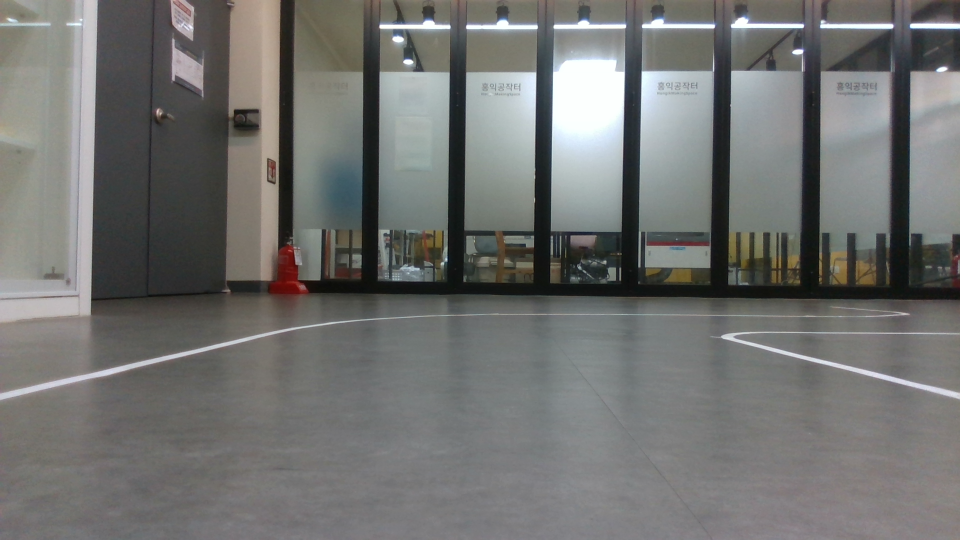
#> input picture opencv/line/line_images/img1.png, 1920 x 1080 px (shown at 1/2 size); its folder holds only this picture in this run
$ python -i sky_view_maxval.py   (imports and definitions only)   (older library calls are emulated)
#> lines starting #> are read from the running program, lines starting #| are printed output that depends on the picture; after the words box and inside, x2 and y2 are one past the last pixel; in counts of white or black regions, pixels touching at a corner belong together
#> further down, picture is the input picture: shape (1080, 1920, 3); mean B, G, R 112.5, 114.3, 113.6
import cv2
import numpy as np
import pyrealsense2 as rs
import math
import matplotlib.pyplot as plt


################### const parameter init ####################
img_size_x = 1920
img_size_y = 1080

thresh_value = 120
thresh_max = 160
thresh_min = 50
thresh_weight = 1

HFOV = 69   #degree
VFOV = 42
DFOV = 77
focal_length = 1.93 #mm
pixel_size_color = 0.0014 #mm
pixel_size_depth = 0.003 #mm

x_d_value = ( img_size_x / 2 ) / math.tan(HFOV/2/180 * np.pi)
y_d_value = ( img_size_y / 2 ) / math.tan(VFOV/2/180 * np.pi)

color_format = rs.format.bgr8
depth_format = rs.format.z16


#################  find good parameters ###################

W_H_ratio = 0.65
warped_remain_ratio = 0.4
height_ratio = 2 # i used 1~4

###########################################################
################# setting parameter init ##################

camera_height = 115 #mm


###########################################################
##################### depth setting  ######################


# [1 line that did not run here, left out]
# [1 line that did not run here, left out]
# [1 line that did not run here, left out]
# [1 line that did not run here, left out]

# [1 line not run here, left out]

# [1 line that did not run here, left out]

# [1 line that did not run here, left out]
# [1 line that did not run here, left out]
## [ x,  y,  ppx,  ppy,  fx,  fy]
# [1 line that did not run here, left out]
# [1 line not run here, left out]

###########################################################
################### pyramid calculate  ####################
# [1 line that did not run here, left out]
# [1 line that did not run here, left out]
d_dist = camera_height / math.tan(VFOV/2 /180 * np.pi)
# [1 line that did not run here, left out]

slant_height_L = math.sqrt(d_dist **2 + camera_height **2)
# h_H = (D_dist * focal_length / ((img_size_y - color_intrinsics['fy'])/img_size_y * 1080 * pixel_size_color))
# [1 line that did not run here, left out]
# [1 line that did not run here, left out]
# [1 line that did not run here, left out]

# [1 line that did not run here, left out]

# [3 lines not run here, left out]

###########################################################

def pre_treatment_img(origin_img) :
    global thresh_value, thresh_max, thresh_min, thresh_weight

    ### color match
    hsv_color = cv2.cvtColor(origin_img, cv2.COLOR_BGR2HSV)
#> hsv_color: shape (1080, 1920, 3); mean H, S, V 67.5, 19.4, 117.1
    hsv_lower = np.array([80,40,40])
    hsv_upper = np.array([100,230,230])

    hsv_mask = cv2.inRange(hsv_color, hsv_lower, hsv_upper)
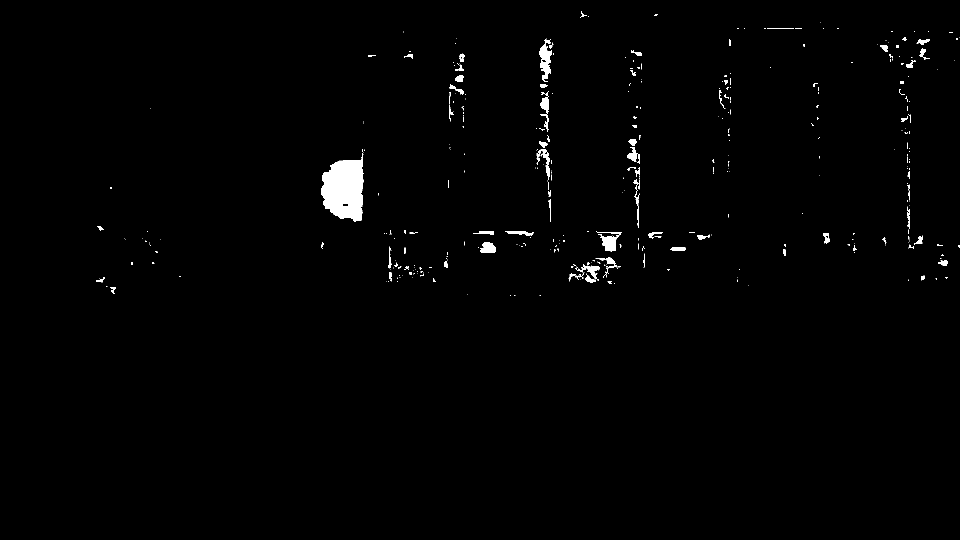
#> hsv_mask: shape (1080, 1920) (shown at 1/2 size); 0.98% white; 496 white regions (395 under 20 px), largest, box (x1, y1, x2, y2) and area: (642, 306, 728, 443) 8342, (1078, 88, 1104, 164) 1035, (1194, 464, 1244, 503) 906

    hsv_filterd = cv2.bitwise_and(hsv_color, hsv_color, mask=hsv_mask)
#> hsv_filterd: shape (1080, 1920, 3); mean H, S, V 0.9, 0.6, 0.8
    color_filterd = cv2.cvtColor(hsv_filterd, cv2.COLOR_HSV2BGR)
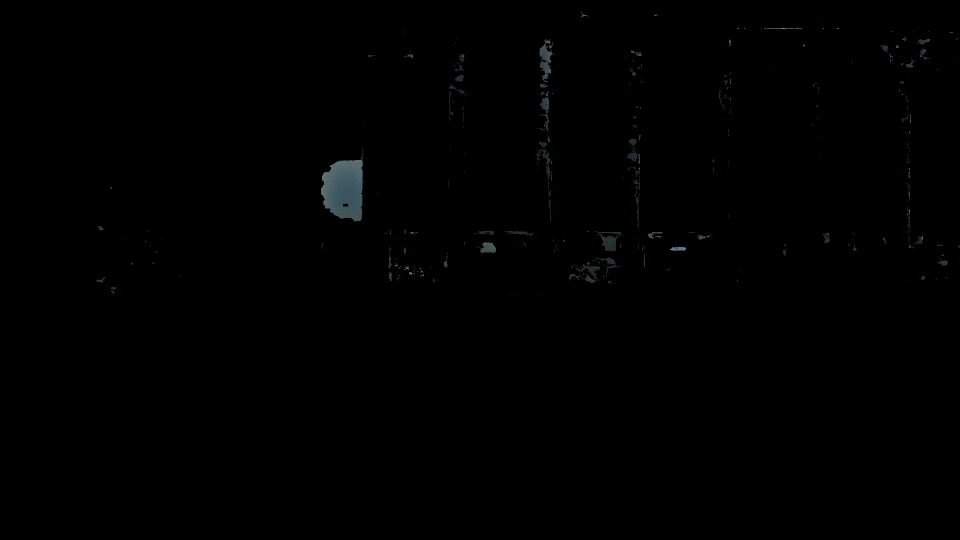
#> color_filterd: shape (1080, 1920, 3) (shown at 1/2 size); mean B, G, R 0.8, 0.7, 0.6
    # cv2.imshow("filterd",color_filterd)

    ### hsv or histogram
    ###

    gray = cv2.cvtColor(color_filterd, cv2.COLOR_BGR2GRAY)
    gray = cv2.GaussianBlur(gray, (0,0),1)

    Y, X = gray.shape
#> Y = 1080; X = 1920


    ###low light improvement
    Flatten_gray = np.array(gray).flatten()
    mean = np.mean(Flatten_gray)
#> mean = 0.675
    # print(mean)
    if mean >= 150 :
        gray = np.clip(gray - 30., 0, 255).astype(np.uint8)
    elif mean >= 100 :
        gray = gray
    elif mean >= 75 :
        gray = np.clip(gray + 15., 0, 255).astype(np.uint8)
    elif mean >= 45 :
        gray = cv2.medianBlur(gray,3)
        gray = np.clip(gray + 35., 0, 255).astype(np.uint8)
    else :
        gray = cv2.medianBlur(gray,5)
        gray = np.clip(gray + 60., 0, 255).astype(np.uint8)
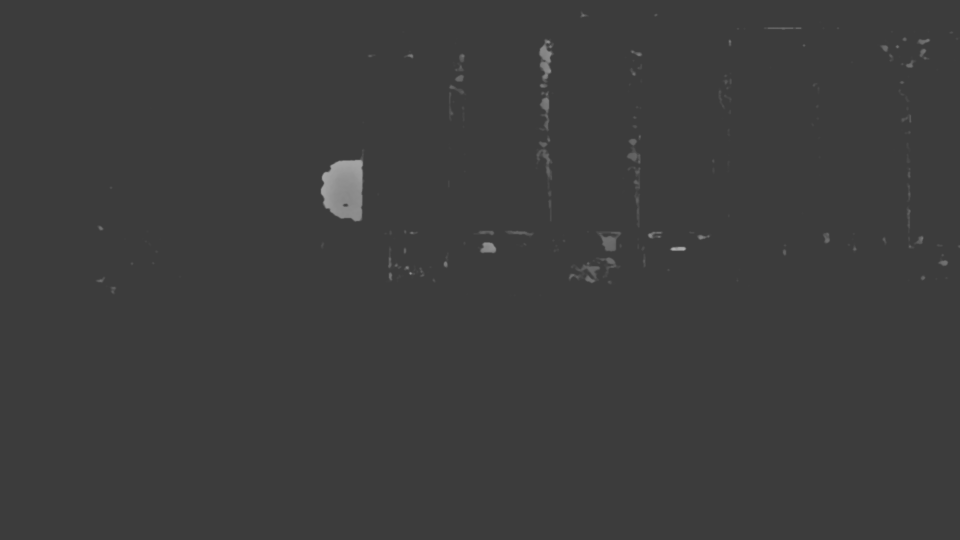
#> gray: shape (1080, 1920) (shown at 1/2 size); min 60, max 174, mean 60.6

    ### end   ###
    ### slice ###
    sliced_img = gray[int(Y*0.7):int(Y*0.9),int(X*0.1):int(X*0.9)]
#> sliced_img: shape (216, 1536); every value is 60


    _, thresh = cv2. threshold(sliced_img, thresh_value, 255, cv2.THRESH_BINARY)
#> thresh: shape (216, 1536); every value is 0
    # athresh = cv2.adaptiveThreshold(gray, 255, cv2.ADAPTIVE_THRESH_MEAN_C, cv2.THRESH_BINARY, 11, 2)
    # result = np.hstack((gray,thresh, athresh))


    ### canny
    canny_img = cv2.Canny(sliced_img, 200, 360)

    ###hough
    l_lines = cv2.HoughLinesP(canny_img, 1, np.pi/360, 50, None, 50, 5)
#> l_lines = None
    # l_lines = cv2.HoughLines(canny_img, 1, np.pi/180, 25)
    if l_lines is not None :
        print(len(l_lines))
        for line in l_lines :
            x1, y1, x2, y2 = line[0]
            cv2.line(origin_img, (x1 + int(X*0.1),y1 + int(Y*0.7)), (x2 + int(X*0.1),y2 + int(Y*0.7)), (0,255,0), 3)

            # [13 lines of commented-out code are left out]

    return thresh, origin_img


# [117 lines left out: functions warp, warp_inv, color_detection, abs_sobel_thresh, mag_thresh, dir_threshold and 3 more, not called in this run]


################################### histogram
# [1 line not run here, left out]
fig, ax = plt.subplots()

# [250 lines left out: functions get_histogram, color_filter, find_lines, measure_curvature, main, not called in this run]

# [2 lines not run here, left out]

>>> import cv2
>>> picture = cv2.imread('../line_images/img1.png')
>>> result = pre_treatment_img(picture)

$ run again, on opencv/line/line_images/img10.png
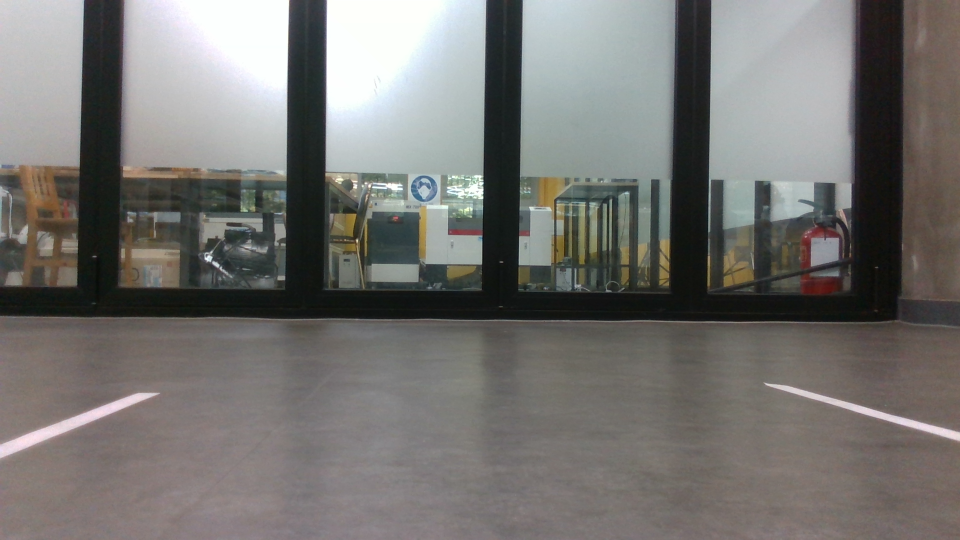
#> input picture opencv/line/line_images/img10.png, 1920 x 1080 px (shown at 1/2 size)
#> picture is the input picture: shape (1080, 1920, 3); mean B, G, R 112.9, 115.6, 117.3
#> hsv_color: shape (1080, 1920, 3); mean H, S, V 56.4, 28.1, 120.6
#> in pre_treatment_img, `hsv_mask = cv2.inRange(hsv_color, hsv_lower, hsv_upper)`:
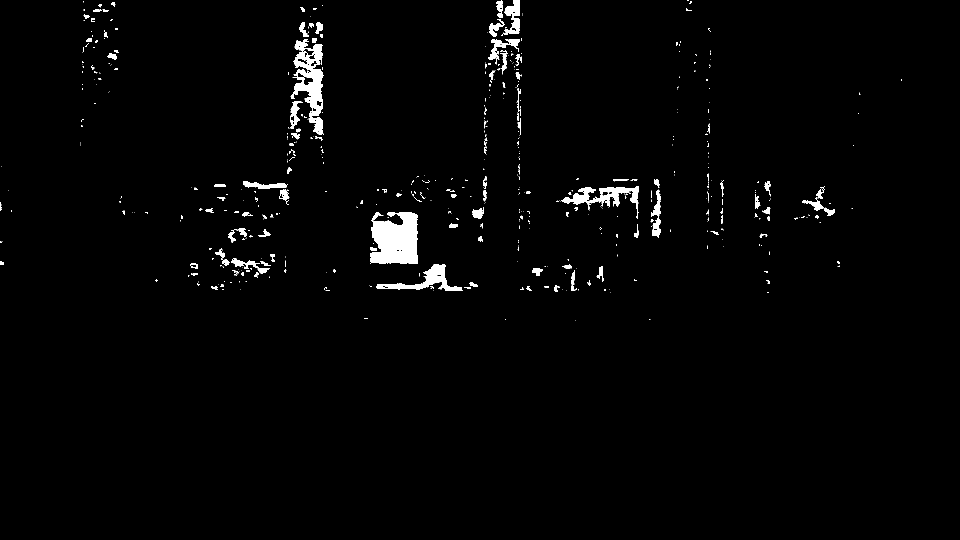
#> hsv_mask: shape (1080, 1920) (shown at 1/2 size); 1.7% white; 682 white regions (552 under 20 px), largest, box (x1, y1, x2, y2) and area: (740, 424, 836, 528) 7861, (581, 78, 648, 269) 5432, (1121, 372, 1278, 438) 2846
#> hsv_filterd: shape (1080, 1920, 3); mean H, S, V 1.5, 0.9, 1.1
#> mean = 0.995
#> in pre_treatment_img, `gray = np.clip(gray + 60., 0, 255).astype(np.uint8)`:
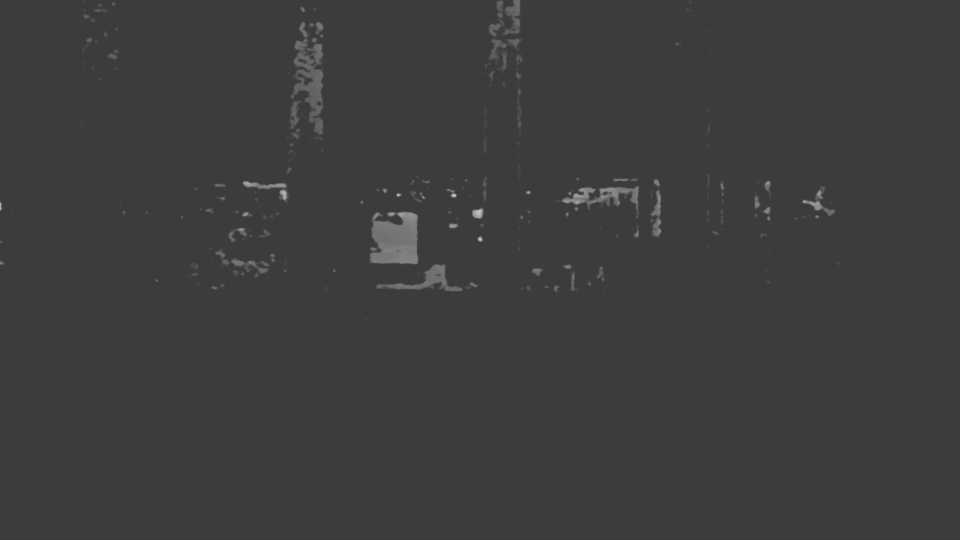
#> gray: shape (1080, 1920) (shown at 1/2 size); min 60, max 207, mean 60.9
#> sliced_img: shape (216, 1536); every value is 60
#> thresh: shape (216, 1536); every value is 0
#> l_lines = None

$ run again, on opencv/line/line_images/img11.png
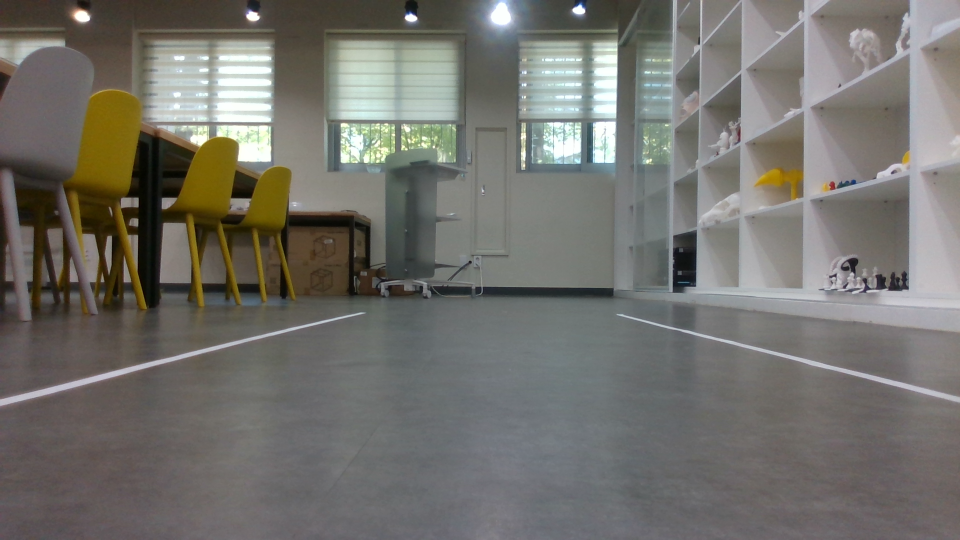
#> input picture opencv/line/line_images/img11.png, 1920 x 1080 px (shown at 1/2 size)
#> picture is the input picture: shape (1080, 1920, 3); mean B, G, R 108.3, 113.7, 115.2
#> hsv_color: shape (1080, 1920, 3); mean H, S, V 63.6, 33.4, 118.5
#> in pre_treatment_img, `hsv_mask = cv2.inRange(hsv_color, hsv_lower, hsv_upper)`:
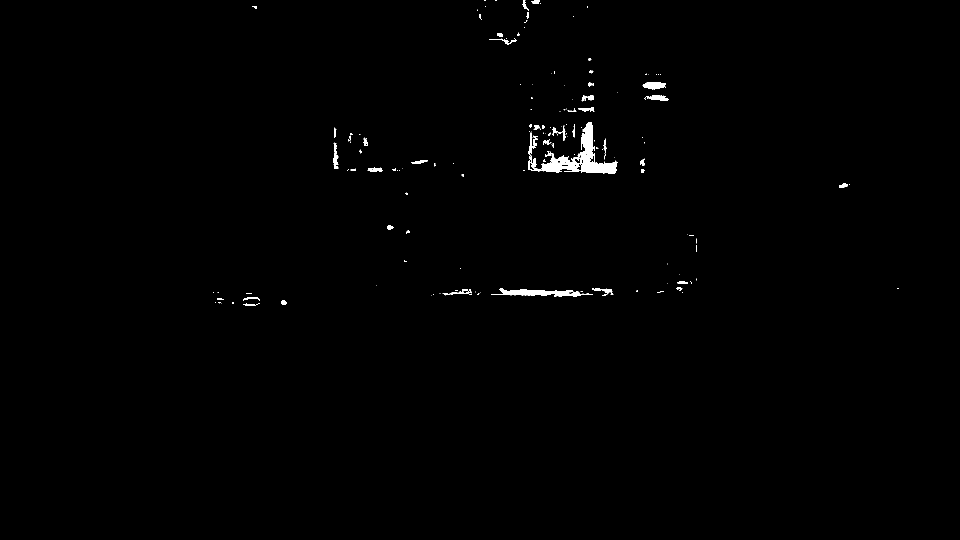
#> hsv_mask: shape (1080, 1920) (shown at 1/2 size); 0.57% white; 205 white regions (153 under 20 px), largest, box (x1, y1, x2, y2) and area: (1056, 245, 1236, 348) 5237, (982, 576, 1186, 593) 1573, (1286, 165, 1332, 179) 495
#> hsv_filterd: shape (1080, 1920, 3); mean H, S, V 0.5, 0.3, 0.7
#> mean = 0.62
#> in pre_treatment_img, `gray = np.clip(gray + 60., 0, 255).astype(np.uint8)`:
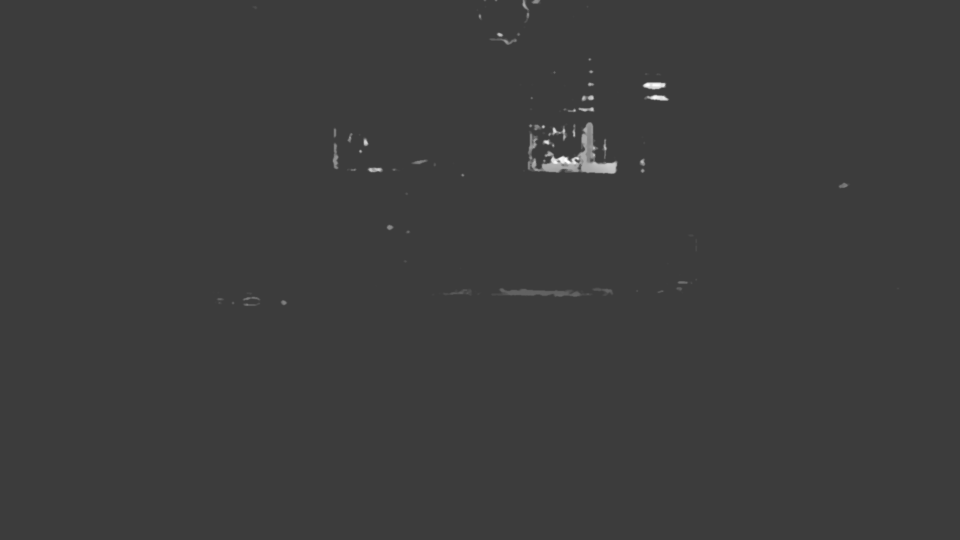
#> gray: shape (1080, 1920) (shown at 1/2 size); min 60, max 255, mean 60.6
#> sliced_img: shape (216, 1536); every value is 60
#> thresh: shape (216, 1536); every value is 0
#> l_lines = None

$ run again, on opencv/line/line_images/img12.png
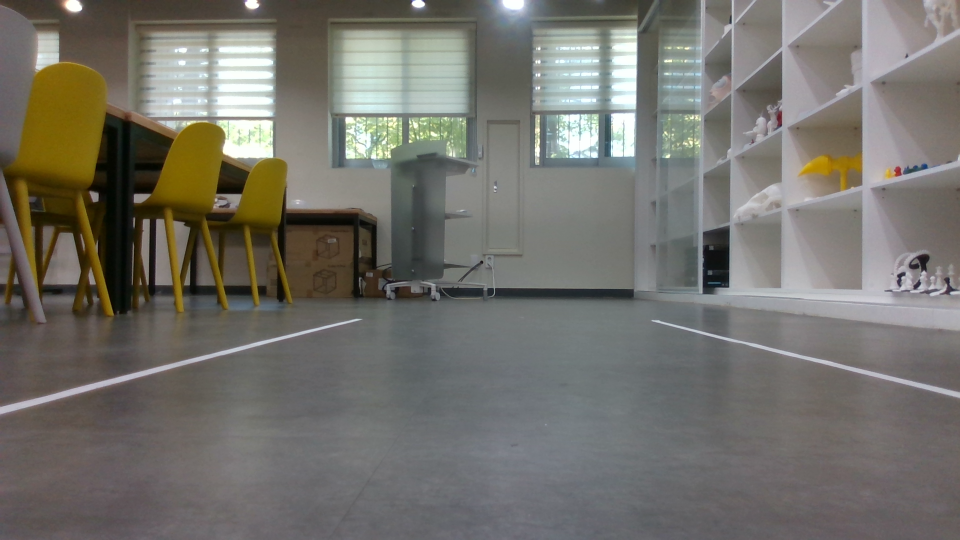
#> input picture opencv/line/line_images/img12.png, 1920 x 1080 px (shown at 1/2 size)
#> picture is the input picture: shape (1080, 1920, 3); mean B, G, R 107.2, 113.7, 115.6
#> hsv_color: shape (1080, 1920, 3); mean H, S, V 65.6, 37.3, 119
#> in pre_treatment_img, `hsv_mask = cv2.inRange(hsv_color, hsv_lower, hsv_upper)`:
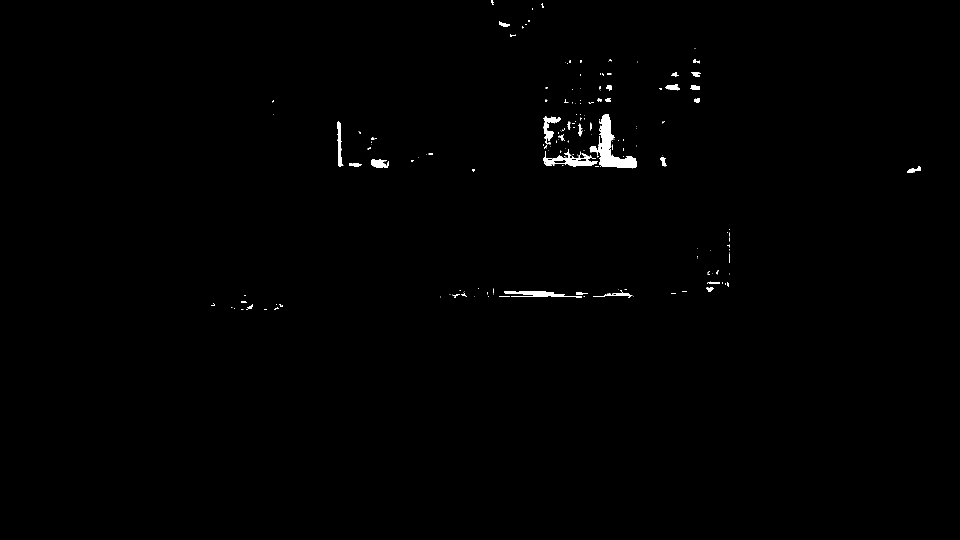
#> hsv_mask: shape (1080, 1920) (shown at 1/2 size); 0.51% white; 213 white regions (168 under 20 px), largest, box (x1, y1, x2, y2) and area: (1179, 228, 1274, 337) 3330, (1086, 298, 1196, 332) 1251, (1008, 582, 1164, 595) 927
#> hsv_filterd: shape (1080, 1920, 3); mean H, S, V 0.5, 0.3, 0.6
#> mean = 0.571
#> in pre_treatment_img, `gray = np.clip(gray + 60., 0, 255).astype(np.uint8)`:
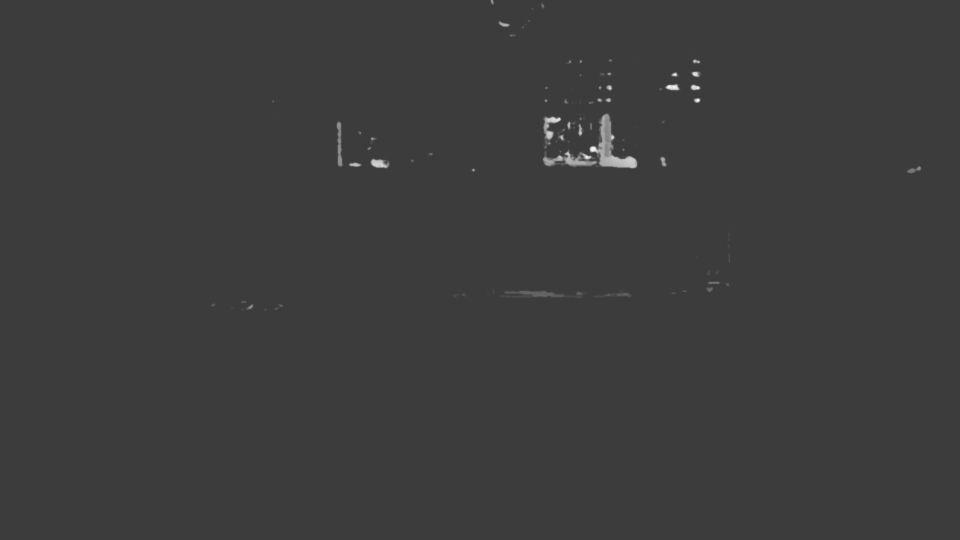
#> gray: shape (1080, 1920) (shown at 1/2 size); min 60, max 251, mean 60.5
#> sliced_img: shape (216, 1536); every value is 60
#> thresh: shape (216, 1536); every value is 0
#> l_lines = None
